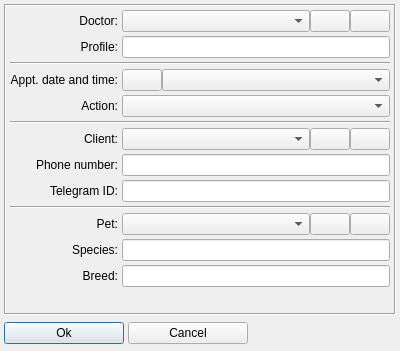
<?xml version="1.0" encoding="UTF-8"?>
<ui version="4.0">
 <class>TApptDlg</class>
 <widget class="QDialog" name="TApptDlg">
  <property name="geometry">
   <rect>
    <x>0</x>
    <y>0</y>
    <width>400</width>
    <height>351</height>
   </rect>
  </property>
  <property name="windowTitle">
   <string>Appointment</string>
  </property>
  <property name="windowIcon">
   <iconset>
    <normaloff>:/images/shedule</normaloff>:/images/shedule</iconset>
  </property>
  <layout class="QVBoxLayout" name="mainLayout">
   <property name="spacing">
    <number>4</number>
   </property>
   <property name="leftMargin">
    <number>4</number>
   </property>
   <property name="topMargin">
    <number>4</number>
   </property>
   <property name="rightMargin">
    <number>4</number>
   </property>
   <property name="bottomMargin">
    <number>4</number>
   </property>
   <item>
    <widget class="QFrame" name="apptFrame">
     <property name="frameShape">
      <enum>QFrame::Shape::Box</enum>
     </property>
     <property name="frameShadow">
      <enum>QFrame::Shadow::Sunken</enum>
     </property>
     <layout class="QGridLayout" name="apptLayout" rowstretch="0,0,0,0,0,0,0,0,0,0,0,0,0,1" columnstretch="0,1">
      <property name="leftMargin">
       <number>4</number>
      </property>
      <property name="topMargin">
       <number>4</number>
      </property>
      <property name="rightMargin">
       <number>4</number>
      </property>
      <property name="bottomMargin">
       <number>4</number>
      </property>
      <property name="spacing">
       <number>4</number>
      </property>
      <item row="0" column="0">
       <widget class="QLabel" name="doctorLbl">
        <property name="text">
         <string>Doctor:</string>
        </property>
        <property name="alignment">
         <set>Qt::AlignmentFlag::AlignRight|Qt::AlignmentFlag::AlignTrailing|Qt::AlignmentFlag::AlignVCenter</set>
        </property>
       </widget>
      </item>
      <item row="0" column="1">
       <layout class="QHBoxLayout" name="doctorLayout_2" stretch="1,0,0">
        <property name="spacing">
         <number>0</number>
        </property>
        <item>
         <widget class="TComboBox" name="doctorCombo"/>
        </item>
        <item>
         <widget class="QPushButton" name="appendDoctorBtn">
          <property name="toolTip">
           <string>Append doctor</string>
          </property>
          <property name="text">
           <string/>
          </property>
          <property name="icon">
           <iconset resource="../res/petcore.qrc">
            <normaloff>:/images/append</normaloff>:/images/append</iconset>
          </property>
         </widget>
        </item>
        <item>
         <widget class="QPushButton" name="editDoctorBtn">
          <property name="toolTip">
           <string>Edit doctor</string>
          </property>
          <property name="text">
           <string/>
          </property>
          <property name="icon">
           <iconset resource="../res/petcore.qrc">
            <normaloff>:/images/edit</normaloff>:/images/edit</iconset>
          </property>
         </widget>
        </item>
       </layout>
      </item>
      <item row="1" column="0">
       <widget class="QLabel" name="profileLbl">
        <property name="text">
         <string>Profile:</string>
        </property>
        <property name="alignment">
         <set>Qt::AlignmentFlag::AlignRight|Qt::AlignmentFlag::AlignTrailing|Qt::AlignmentFlag::AlignVCenter</set>
        </property>
       </widget>
      </item>
      <item row="1" column="1">
       <widget class="QLineEdit" name="profileEdit">
        <property name="readOnly">
         <bool>true</bool>
        </property>
       </widget>
      </item>
      <item row="2" column="0" colspan="2">
       <widget class="Line" name="doctorLine">
        <property name="orientation">
         <enum>Qt::Orientation::Horizontal</enum>
        </property>
       </widget>
      </item>
      <item row="3" column="0">
       <widget class="QLabel" name="dateTimeLbl">
        <property name="text">
         <string>Appt. date and time:</string>
        </property>
        <property name="alignment">
         <set>Qt::AlignmentFlag::AlignRight|Qt::AlignmentFlag::AlignTrailing|Qt::AlignmentFlag::AlignVCenter</set>
        </property>
       </widget>
      </item>
      <item row="3" column="1">
       <layout class="QHBoxLayout" name="dateTimeLayout" stretch="0,1">
        <property name="spacing">
         <number>0</number>
        </property>
        <item>
         <widget class="QPushButton" name="routineBtn">
          <property name="toolTip">
           <string>Choose date and time</string>
          </property>
          <property name="text">
           <string/>
          </property>
          <property name="icon">
           <iconset resource="../res/petcore.qrc">
            <normaloff>:/images/clock</normaloff>:/images/clock</iconset>
          </property>
         </widget>
        </item>
        <item>
         <widget class="TComboBox" name="apptDateTimeCombo"/>
        </item>
       </layout>
      </item>
      <item row="4" column="0">
       <widget class="QLabel" name="actionLbl">
        <property name="text">
         <string>Action:</string>
        </property>
        <property name="alignment">
         <set>Qt::AlignmentFlag::AlignRight|Qt::AlignmentFlag::AlignTrailing|Qt::AlignmentFlag::AlignVCenter</set>
        </property>
       </widget>
      </item>
      <item row="4" column="1">
       <widget class="TComboBox" name="actionCombo"/>
      </item>
      <item row="5" column="0" colspan="2">
       <widget class="Line" name="actionLine">
        <property name="orientation">
         <enum>Qt::Orientation::Horizontal</enum>
        </property>
       </widget>
      </item>
      <item row="6" column="0">
       <widget class="QLabel" name="clientLbl">
        <property name="text">
         <string>Client:</string>
        </property>
        <property name="alignment">
         <set>Qt::AlignmentFlag::AlignRight|Qt::AlignmentFlag::AlignTrailing|Qt::AlignmentFlag::AlignVCenter</set>
        </property>
       </widget>
      </item>
      <item row="6" column="1">
       <layout class="QHBoxLayout" name="clientLayout" stretch="1,0,0">
        <property name="spacing">
         <number>0</number>
        </property>
        <item>
         <widget class="TComboBox" name="clientCombo"/>
        </item>
        <item>
         <widget class="QPushButton" name="appendClientBtn">
          <property name="toolTip">
           <string>Append client</string>
          </property>
          <property name="text">
           <string/>
          </property>
          <property name="icon">
           <iconset resource="../res/petcore.qrc">
            <normaloff>:/images/append</normaloff>:/images/append</iconset>
          </property>
         </widget>
        </item>
        <item>
         <widget class="QPushButton" name="editClientBtn">
          <property name="toolTip">
           <string>Edit client</string>
          </property>
          <property name="text">
           <string/>
          </property>
          <property name="icon">
           <iconset resource="../res/petcore.qrc">
            <normaloff>:/images/edit</normaloff>:/images/edit</iconset>
          </property>
         </widget>
        </item>
       </layout>
      </item>
      <item row="7" column="0">
       <widget class="QLabel" name="honeLbl">
        <property name="text">
         <string>Phone number:</string>
        </property>
        <property name="alignment">
         <set>Qt::AlignmentFlag::AlignRight|Qt::AlignmentFlag::AlignTrailing|Qt::AlignmentFlag::AlignVCenter</set>
        </property>
       </widget>
      </item>
      <item row="7" column="1">
       <widget class="QLineEdit" name="phoneEdit">
        <property name="readOnly">
         <bool>true</bool>
        </property>
       </widget>
      </item>
      <item row="8" column="0">
       <widget class="QLabel" name="telegramLbl">
        <property name="text">
         <string>Telegram ID:</string>
        </property>
        <property name="alignment">
         <set>Qt::AlignmentFlag::AlignRight|Qt::AlignmentFlag::AlignTrailing|Qt::AlignmentFlag::AlignVCenter</set>
        </property>
       </widget>
      </item>
      <item row="8" column="1">
       <widget class="QLineEdit" name="telegramEdit">
        <property name="readOnly">
         <bool>true</bool>
        </property>
       </widget>
      </item>
      <item row="9" column="0" colspan="2">
       <widget class="Line" name="clientLine">
        <property name="orientation">
         <enum>Qt::Orientation::Horizontal</enum>
        </property>
       </widget>
      </item>
      <item row="10" column="0">
       <widget class="QLabel" name="petLbl">
        <property name="text">
         <string>Pet:</string>
        </property>
        <property name="alignment">
         <set>Qt::AlignmentFlag::AlignRight|Qt::AlignmentFlag::AlignTrailing|Qt::AlignmentFlag::AlignVCenter</set>
        </property>
       </widget>
      </item>
      <item row="10" column="1">
       <layout class="QHBoxLayout" name="petLayout" stretch="1,0,0">
        <property name="spacing">
         <number>0</number>
        </property>
        <item>
         <widget class="TComboBox" name="petCombo"/>
        </item>
        <item>
         <widget class="QPushButton" name="appendPetBtn">
          <property name="toolTip">
           <string>Append pet</string>
          </property>
          <property name="text">
           <string/>
          </property>
          <property name="icon">
           <iconset resource="../res/petcore.qrc">
            <normaloff>:/images/append</normaloff>:/images/append</iconset>
          </property>
         </widget>
        </item>
        <item>
         <widget class="QPushButton" name="editPetBtn">
          <property name="toolTip">
           <string>Edit pet</string>
          </property>
          <property name="text">
           <string/>
          </property>
          <property name="icon">
           <iconset resource="../res/petcore.qrc">
            <normaloff>:/images/edit</normaloff>:/images/edit</iconset>
          </property>
         </widget>
        </item>
       </layout>
      </item>
      <item row="11" column="0">
       <widget class="QLabel" name="speciesLbl">
        <property name="text">
         <string>Species:</string>
        </property>
        <property name="alignment">
         <set>Qt::AlignmentFlag::AlignRight|Qt::AlignmentFlag::AlignTrailing|Qt::AlignmentFlag::AlignVCenter</set>
        </property>
       </widget>
      </item>
      <item row="11" column="1">
       <widget class="QLineEdit" name="speciesEdit">
        <property name="readOnly">
         <bool>true</bool>
        </property>
       </widget>
      </item>
      <item row="12" column="0">
       <widget class="QLabel" name="breedLbl">
        <property name="text">
         <string>Breed:</string>
        </property>
        <property name="alignment">
         <set>Qt::AlignmentFlag::AlignRight|Qt::AlignmentFlag::AlignTrailing|Qt::AlignmentFlag::AlignVCenter</set>
        </property>
       </widget>
      </item>
      <item row="12" column="1">
       <widget class="QLineEdit" name="breedEdit">
        <property name="readOnly">
         <bool>true</bool>
        </property>
       </widget>
      </item>
      <item row="13" column="0" colspan="2">
       <spacer name="verticalSpacer">
        <property name="orientation">
         <enum>Qt::Orientation::Vertical</enum>
        </property>
        <property name="sizeHint" stdset="0">
         <size>
          <width>0</width>
          <height>0</height>
         </size>
        </property>
       </spacer>
      </item>
     </layout>
    </widget>
   </item>
   <item>
    <widget class="QFrame" name="buttonFrame">
     <property name="minimumSize">
      <size>
       <width>0</width>
       <height>28</height>
      </size>
     </property>
     <property name="maximumSize">
      <size>
       <width>16777215</width>
       <height>28</height>
      </size>
     </property>
     <layout class="QHBoxLayout" name="buttonLayout">
      <property name="spacing">
       <number>4</number>
      </property>
      <property name="leftMargin">
       <number>0</number>
      </property>
      <property name="topMargin">
       <number>0</number>
      </property>
      <property name="rightMargin">
       <number>0</number>
      </property>
      <property name="bottomMargin">
       <number>0</number>
      </property>
      <item>
       <widget class="QPushButton" name="okBtn">
        <property name="minimumSize">
         <size>
          <width>120</width>
          <height>0</height>
         </size>
        </property>
        <property name="text">
         <string>Ok</string>
        </property>
        <property name="icon">
         <iconset resource="../res/petcore.qrc">
          <normaloff>:/images/ok</normaloff>:/images/ok</iconset>
        </property>
        <property name="default">
         <bool>true</bool>
        </property>
       </widget>
      </item>
      <item>
       <widget class="QPushButton" name="cancelBtn">
        <property name="minimumSize">
         <size>
          <width>120</width>
          <height>0</height>
         </size>
        </property>
        <property name="text">
         <string>Cancel</string>
        </property>
        <property name="icon">
         <iconset resource="../res/petcore.qrc">
          <normaloff>:/images/cancel</normaloff>:/images/cancel</iconset>
        </property>
        <property name="autoDefault">
         <bool>false</bool>
        </property>
       </widget>
      </item>
      <item>
       <spacer name="buttonSpacer">
        <property name="orientation">
         <enum>Qt::Orientation::Horizontal</enum>
        </property>
        <property name="sizeHint" stdset="0">
         <size>
          <width>40</width>
          <height>20</height>
         </size>
        </property>
       </spacer>
      </item>
     </layout>
    </widget>
   </item>
  </layout>
 </widget>
 <customwidgets>
  <customwidget>
   <class>TComboBox</class>
   <extends>QComboBox</extends>
   <header location="global">src/TComboBox.h</header>
  </customwidget>
 </customwidgets>
 <tabstops>
  <tabstop>doctorCombo</tabstop>
  <tabstop>appendDoctorBtn</tabstop>
  <tabstop>editDoctorBtn</tabstop>
  <tabstop>profileEdit</tabstop>
  <tabstop>routineBtn</tabstop>
  <tabstop>apptDateTimeCombo</tabstop>
  <tabstop>actionCombo</tabstop>
  <tabstop>clientCombo</tabstop>
  <tabstop>appendClientBtn</tabstop>
  <tabstop>editClientBtn</tabstop>
  <tabstop>phoneEdit</tabstop>
  <tabstop>telegramEdit</tabstop>
  <tabstop>petCombo</tabstop>
  <tabstop>appendPetBtn</tabstop>
  <tabstop>editPetBtn</tabstop>
  <tabstop>speciesEdit</tabstop>
  <tabstop>breedEdit</tabstop>
  <tabstop>okBtn</tabstop>
  <tabstop>cancelBtn</tabstop>
 </tabstops>
 <resources>
  <include location="../res/petcore.qrc"/>
 </resources>
 <connections/>
</ui>
